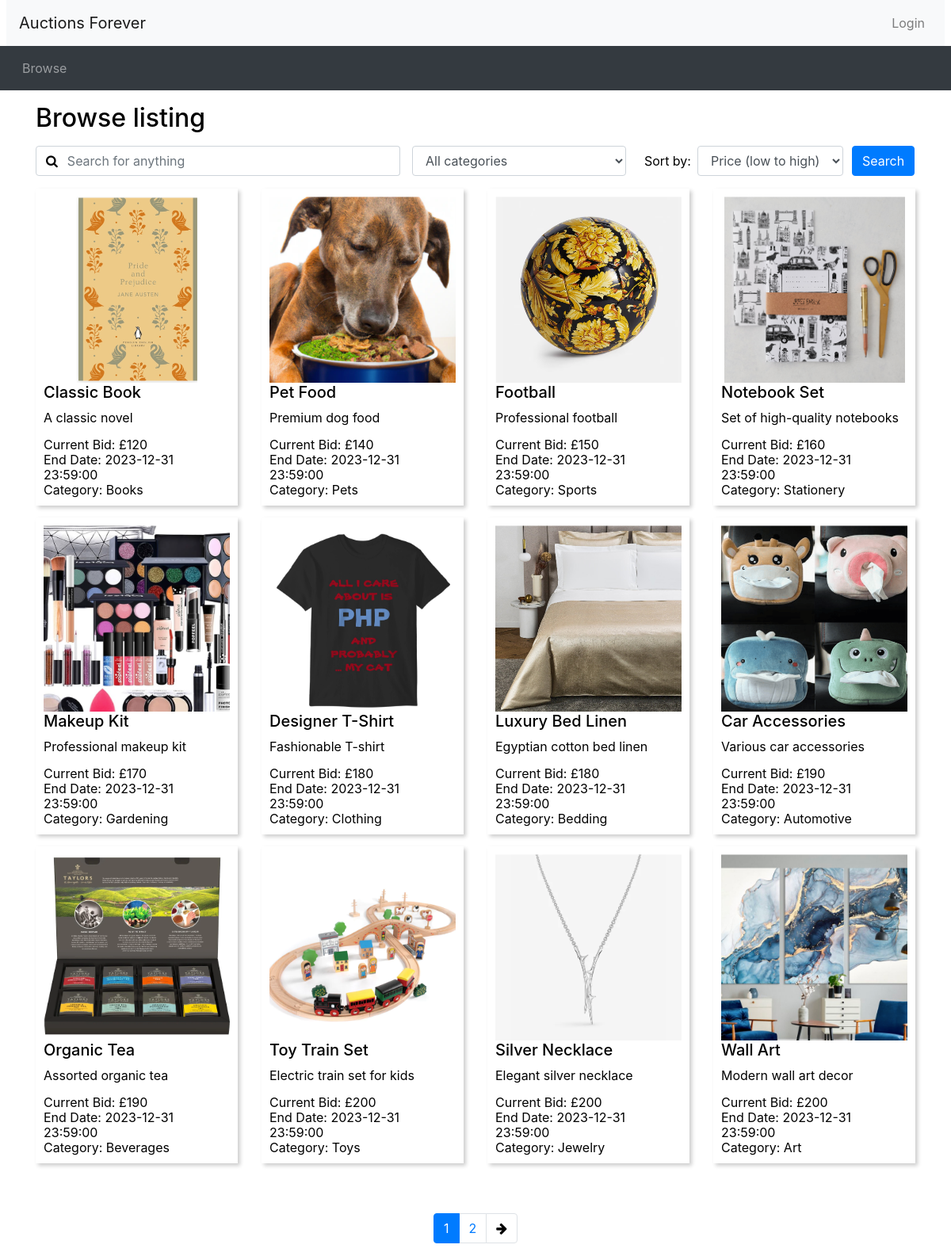
Screenshot of /browse.php with the database file from the repository.
### tables this page shows
CREATE TABLE `AuctionItem` (
  `ItemAuctionID` int(4) NOT NULL,
  `Title` text NOT NULL,
  `SellerID` int(4) NOT NULL,
  `CategoryID` int(4) NOT NULL,
  `Description` text NOT NULL,
  `StartingPrice` int(11) NOT NULL,
  `ReservePrice` int(11) NOT NULL,
  `EndDate` datetime NOT NULL
);

CREATE TABLE `ItemImages` (
  `ImageID` int(11) NOT NULL,
  `ItemAuctionID` int(11) NOT NULL,
  `ImagePath` varchar(255) NOT NULL
);

CREATE TABLE `Categories` (
  `CategoryID` int(4) NOT NULL,
  `CategoryName` varchar(255) NOT NULL
);

### browse.php (the view, shortened to what this page needs)
<?php include_once("header.php")?>
<?php
include 'db_connect.php';?>
<div class="container">
<h2 class="my-3">Browse listing</h2>
<div id="searchSpecs">
<form method="get" action="browse.php">
  <div class="row">
    <div class="col-md-5 pr-0">
      <div class="form-group">
            <div class="input-group">
          <div class="input-group-prepend">
            <span class="input-group-text bg-transparent pr-0 text-muted">
              <i class="fa fa-search"></i>
            </span>
          </div>
          <input type="text" class="form-control border-left-0" id="keyword" name="keyword" placeholder="Search for anything">
        </div>
      </div>
    </div>
    <div class="col-md-3 pr-0">
      <div class="form-group">
        <select class="form-control" id="cat" name="cat">
          <option selected value="all">All categories</option>
        </select>
      </div>
    </div>
    <div class="col-md-3 pr-0">
      <div class="form-inline">
        <label class="mx-2" for="order_by">Sort by:</label>
        <select class="form-control" id="order_by" name="order_by">
          <option selected value="pricelow">Price (low to high)</option>
        </select>
      </div>
    </div>
    <div class="col-md-1 px-0">
      <button type="submit" class="btn btn-primary">Search</button>
    </div>
  </div>
</form>
</div>
<?php
  $ordering = isset($_GET['order_by']) ? $_GET['order_by'] : 'pricelow';
  $curr_page = isset($_GET['page']) ? intval($_GET['page']) : 1;
  $sql = "SELECT AuctionItem.*, Categories.CategoryName, COUNT(Bid.BidID) AS BidCount, MAX(Bid.BidAmount) AS MaxBid ";
  $sql .= "FROM AuctionItem ";
  $sql .= "LEFT JOIN Categories ON AuctionItem.CategoryID = Categories.CategoryID ";
  $sql .= "LEFT JOIN Bid ON AuctionItem.ItemAuctionID = Bid.ItemAuctionID ";
  $sql .= "GROUP BY AuctionItem.ItemAuctionID ";
if ($ordering == 'pricelow') {
    $sql .= "ORDER BY COALESCE(MAX(Bid.BidAmount), AuctionItem.StartingPrice) ASC ";
} elseif ($ordering == 'pricehigh') {
    $sql .= "ORDER BY COALESCE(MAX(Bid.BidAmount), AuctionItem.StartingPrice) DESC ";
} else {
    $sql .= "ORDER BY AuctionItem.EndDate ASC ";
}
  $results_per_page = 12;
  $offset = ($curr_page - 1) * $results_per_page;
  $totalItemsQuery = "SELECT COUNT(*) as TotalItems FROM AuctionItem";
  $totalItemsResult = $connection->query($totalItemsQuery);
  $totalItemsRow = $totalItemsResult->fetch_assoc();
  $totalItems = $totalItemsRow['TotalItems'];
  $max_page = ceil($totalItems / $results_per_page);
  $sql .= " LIMIT $results_per_page OFFSET $offset";
  $result = $connection->query($sql);
  if ($result && $result->num_rows > 0) {
    $itemCount = 0;
    echo '<div class="row">';
    while ($row = $result->fetch_assoc()) {
        if ($itemCount > 0 && $itemCount % 4 == 0) {
            echo '</div><div class="row">';
        }
        $itemLink = "listing.php?item_id=" . urlencode($row['ItemAuctionID']);
        echo '<div class="col-md-3">';
        echo '<a href="' . $itemLink . '" class="item-link">';
        echo '<div class="item-box">';
        $imageSql = "SELECT ImagePath FROM ItemImages WHERE ItemAuctionID = " . $row['ItemAuctionID'] . " LIMIT 1";
        $imageResult = $connection->query($imageSql);
        echo '<div class="image-wrapper">';
        if ($imageResult && $imageResult->num_rows > 0) {
            $imageRow = $imageResult->fetch_assoc();
            $relativeImagePath = strpos($imageRow['ImagePath'], 'uploads/') !== false ? htmlspecialchars($imageRow['ImagePath']) : $imageFolderPath . htmlspecialchars($imageRow['ImagePath']);
            if (file_exists($relativeImagePath)) {
                echo '<img src="' . $relativeImagePath . '" alt="Item Image" class="item-image">';
            } else {
                echo '<img src="default.jpg" alt="Default Image" class="item-image">';
            }
        } else {
            echo '<img src="default.jpg" alt="Default Image" class="item-image">';
        }
        echo '</div>';
        echo "<h5>" . htmlspecialchars($row['Title']) . "</h5>";
        echo "<p class='description'>" . htmlspecialchars($row['Description']) . "</p>";
        echo '<div class="item-info">';
        $currentBid = $row['MaxBid'] ? $row['MaxBid'] : $row['StartingPrice'];
        echo "<p>Current Bid: £" . htmlspecialchars($currentBid) . "</p>";
        echo "  <p>End Date: " . htmlspecialchars($row['EndDate']) . "</p>";
        echo "  <p>Category: " . htmlspecialchars($row['CategoryName']) . "</p>";
        echo '</div>';
        echo '</div>';
        echo '</a>';
        echo '</div>';
        $itemCount++;
    }
    echo '</div>';
} else {
    echo "No listings found.";
}
?>
<nav aria-label="Search results pages" class="mt-5">
  <ul class="pagination justify-content-center">
<?php
  $querystring = "";
  $high_page_boost = max(3 - $curr_page, 0);
  $low_page_boost = max(2 - ($max_page - $curr_page), 0);
  $low_page = max(1, $curr_page - 2 - $low_page_boost);
  $high_page = min($max_page, $curr_page + 2 + $high_page_boost);
  for ($i = $low_page; $i <= $high_page; $i++) {
    if ($i == $curr_page) {
      echo('
    <li class="page-item active">');
    }
    else {
      echo('
    <li class="page-item">');
    }
    echo('
      <a class="page-link" href="browse.php?' . $querystring . 'page=' . $i . '">' . $i . '</a>
    </li>');
  }
  if ($curr_page != $max_page) {
    echo('
    <li class="page-item">
      <a class="page-link" href="browse.php?' . $querystring . 'page=' . ($curr_page + 1) . '" aria-label="Next">
        <span aria-hidden="true"><i class="fa fa-arrow-right"></i></span>
        <span class="sr-only">Next</span>
      </a>
    </li>');
  }
?>
</nav>
<?php include_once("footer.php")?>

### css/custom.css (style rules this page uses)
body, body * { color: rgb(158, 36, 240); }
body { color: rgb(255, 186, 230); background-color: rgb(255, 186, 230); }

### header.php (style rules this page uses)
.description { display: -webkit-box; -webkit-line-clamp: 2; -webkit-box-orient: vertical; overflow: hidden; text-overflow: ellipsis; height: 3em; margin-bottom: 0; }
.item-box { border: 1px solid #ddd; padding: 10px; margin-bottom: 15px; box-shadow: 3px 3px 5px rgba(0, 0, 0, 0.2); height: 400px; display: flex; flex-direction: column; justify-content: space-between; background-color: #ffffff; overflow: hidden; border: none; }
img { border: none; outline: none; }
.image-wrapper { position: relative; width: 100%; padding-top: 100%; overflow: hidden; }
.item-box img { position: absolute; top: 50%; left: 50%; width: auto; height: 100%; object-fit: cover; transform: translate(-50%, -50%); }
.item-info { margin-top: auto; padding-top: 5px; line-height: 1.2; border-top: none; }
.item-info p { margin-bottom: 0; border-bottom: none; }
body, body * { color: rgb(0, 0, 0); }
body { color: rgb(0, 0, 0); background-color: rgb(255, 255, 255); }

### rows the page displays
auctionitem: itemimages.ImagePath (picture), Title "Classic Book", Description "A classic novel", currentBid "120", EndDate "2023-12-31 23:59:00", CategoryID.CategoryName "Books"
auctionitem: itemimages.ImagePath (picture), Title "Pet Food", Description "Premium dog food", currentBid "140", EndDate "2023-12-31 23:59:00", CategoryID.CategoryName "Pets"
auctionitem: itemimages.ImagePath (picture), Title "Football", Description "Professional football", currentBid "150", EndDate "2023-12-31 23:59:00", CategoryID.CategoryName "Sports"
auctionitem: itemimages.ImagePath (picture), Title "Notebook Set", Description "Set of high-quality notebooks", currentBid "160", EndDate "2023-12-31 23:59:00", CategoryID.CategoryName "Stationery"
auctionitem: itemimages.ImagePath (picture), Title "Makeup Kit", Description "Professional makeup kit", currentBid "170", EndDate "2023-12-31 23:59:00", CategoryID.CategoryName "Gardening"
auctionitem: itemimages.ImagePath (picture), Title "Designer T-Shirt", Description "Fashionable T-shirt", currentBid "180", EndDate "2023-12-31 23:59:00", CategoryID.CategoryName "Clothing"
auctionitem: itemimages.ImagePath (picture), Title "Luxury Bed Linen", Description "Egyptian cotton bed linen", currentBid "180", EndDate "2023-12-31 23:59:00", CategoryID.CategoryName "Bedding"
auctionitem: itemimages.ImagePath (picture), Title "Car Accessories", Description "Various car accessories", currentBid "190", EndDate "2023-12-31 23:59:00", CategoryID.CategoryName "Automotive"
auctionitem: itemimages.ImagePath (picture), Title "Organic Tea", Description "Assorted organic tea", currentBid "190", EndDate "2023-12-31 23:59:00", CategoryID.CategoryName "Beverages"
auctionitem: itemimages.ImagePath (picture), Title "Toy Train Set", Description "Electric train set for kids", currentBid "200", EndDate "2023-12-31 23:59:00", CategoryID.CategoryName "Toys"
auctionitem: itemimages.ImagePath (picture), Title "Silver Necklace", Description "Elegant silver necklace", currentBid "200", EndDate "2023-12-31 23:59:00", CategoryID.CategoryName "Jewelry"
auctionitem: itemimages.ImagePath (picture), Title "Wall Art", Description "Modern wall art decor", currentBid "200", EndDate "2023-12-31 23:59:00", CategoryID.CategoryName "Art"
